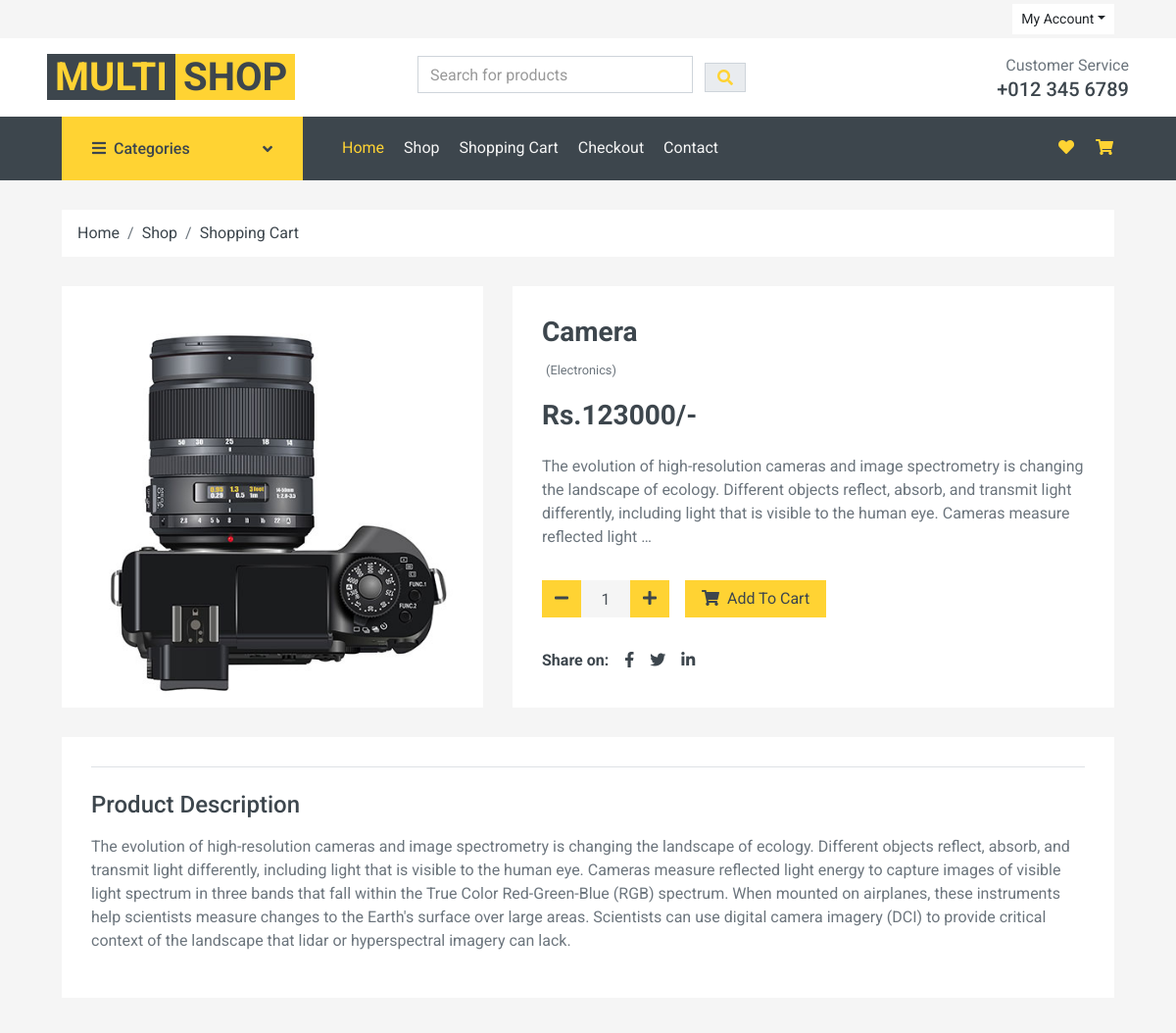
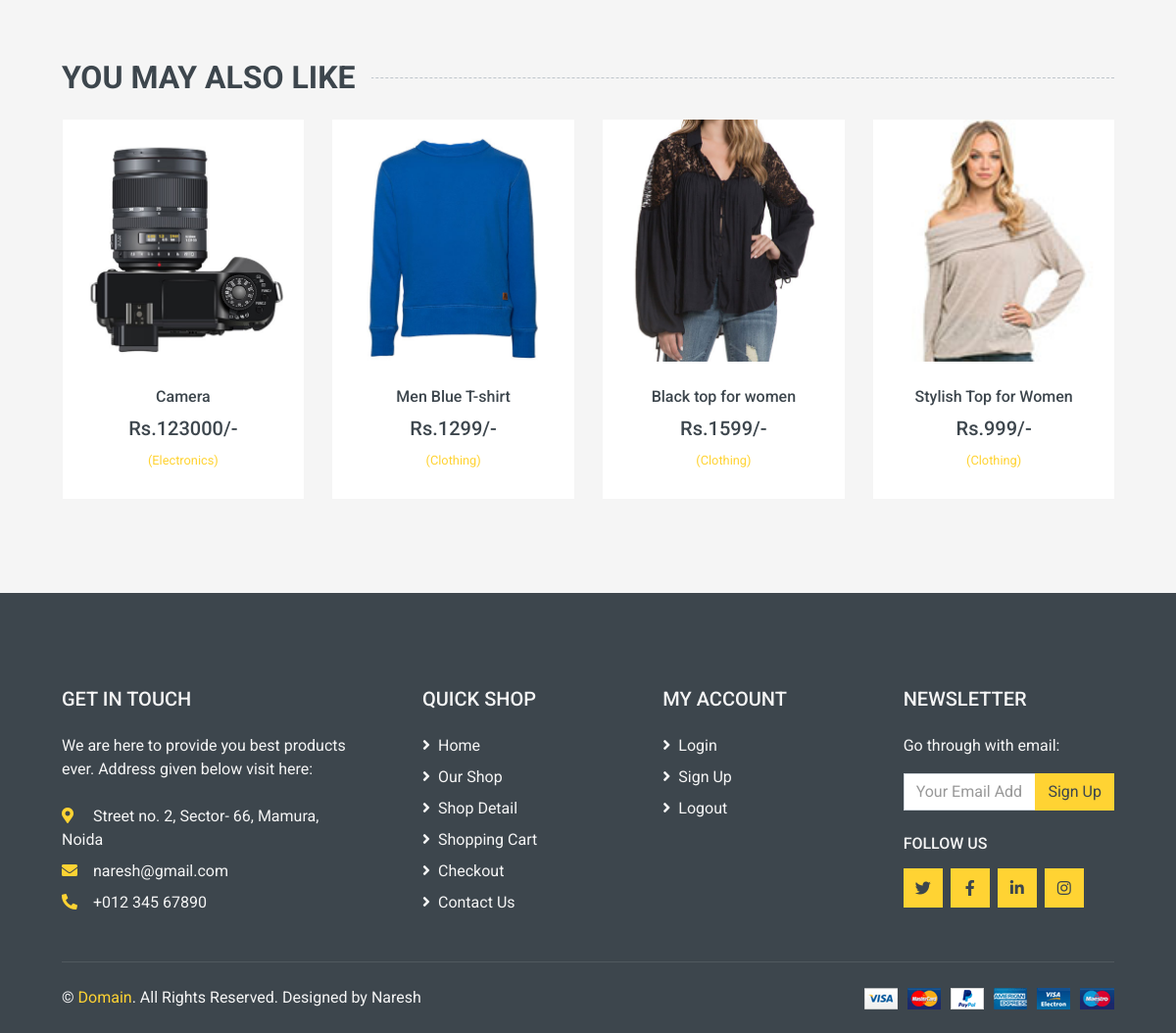
/detail/1, run on the app's committed database (2 pictures, top to bottom).
### Store_app/models.py (models this page shows, shortened)
class Product(models.Model):
    name = models.CharField(max_length=40)
    category = models.ForeignKey(
        Category, on_delete=models.SET_NULL, null=True)
    image = models.ImageField(null=True, blank=True)
    digital = models.BooleanField()
    days_to_deliver = models.IntegerField()
    price = models.IntegerField(default=0)
    description = models.TextField(null=True)
    @property
    def imageURL(self):
        url = ""
        try:
            url = self.image.url
        except:
            url = ""
        return url

class Category(models.Model):
    name = models.CharField(max_length=70)
    discount = models.IntegerField()
    image = models.ImageField(null=True, blank=True)
    def __str__(self):
        return self.name
    @property
    def cat_count(self):
        products = self.product_set.all()
        num = products.count()
        return num

### Store_app/views.py (the view)
# urls.py: path('detail/<int:pk>', views.detail, name='detail' ),
def detail(request,pk):
    product = Product.objects.get(id=pk)
    products = Product.objects.all()
    categories = Category.objects.all()
    context = {
        'product':product,
        'products':products,
        'categories':categories,
     }
    return render(request,'detail.html',context)

### templates/detail.html (shortened to what this page needs)
{% extends 'base.html' %}
{% load static %}
{% block content %}
    <div class="container-fluid pb-5">
        <div class="row px-xl-5">
            <div class="col-lg-5 mb-30">
                <div id="product-carousel" class="carousel slide" data-ride="carousel">
                    <div class="carousel-inner bg-light">
                        <div class="carousel-item active">
                            <img class="w-100 h-100" src="{{ product.imageURL }}" alt="Image">
                        </div>
                    </div>
                </div>
            </div>
            <div class="col-lg-7 h-auto mb-30">
                <div class="h-100 bg-light p-30">
                    <h3>{{ product.name }}</h3>
                    <div class="d-flex mb-3">
                        <small class="p-1">({{ product.category }})</small>
                    </div>
                    <h3 class="font-weight-semi-bold mb-4">Rs.{{ product.price }}/-</h3>
                    <p class="mb-4">{{product.description | truncatewords:35 }}</p>
                    <div class="d-flex align-items-center mb-4 pt-2">
                        <div class="input-group quantity mr-3" style="width: 130px;">
                            <div class="input-group-btn">
                                <button class="btn btn-primary btn-minus">
                                    <i class="fa fa-minus"></i>
                                </button>
                            </div>
                            <input type="text" class="form-control bg-secondary border-0 text-center" value="1">
                            <div class="input-group-btn">
                                <button class="btn btn-primary btn-plus">
                                    <i class="fa fa-plus"></i>
                                </button>
                            </div>
                        </div>
                        <button class="btn btn-primary px-3"><i class="fa fa-shopping-cart mr-1"></i> Add To
                            Cart</button>
                    </div>
                    <div class="d-flex pt-2">
                        <strong class="text-dark mr-2">Share on:</strong>
                        <div class="d-inline-flex">
                            <a class="text-dark px-2" href="https://www.facebook.com/">
                                <i class="fab fa-facebook-f"></i>
                            </a>
                            <a class="text-dark px-2" href="https://www.twitter.com/">
                                <i class="fab fa-twitter"></i>
                            </a>
                            <a class="text-dark px-2" href="https://www.linkdin.com/">
                                <i class="fab fa-linkedin-in"></i>
                            </a>
                        </div>
                    </div>
                </div>
            </div>
        </div>
        <div class="row px-xl-5">
            <div class="col">
                <div class="bg-light p-30">
                    <div class="nav nav-tabs mb-4">
                    </div>
                    <div class="tab-content">
                        <div class="tab-pane fade show active" id="tab-pane-1">
                            <h4 class="mb-3">Product Description</h4>
                            <p>{{ product.description }}</p>
                        </div>
                    </div>
                </div>
            </div>
        </div>
    </div>
    <div class="container-fluid py-5">
        <h2 class="section-title position-relative text-uppercase mx-xl-5 mb-4"><span class="bg-secondary pr-3">You May Also Like</span></h2>
        <div class="row px-xl-5">
            <div class="col">
                <div class="owl-carousel related-carousel">
                    {% for product in products %}
                    <div class="product-item bg-light">
                        <div class="product-img position-relative overflow-hidden">
                            <img class="img-fluid w-100" src="{{ product.imageURL }}" alt="">
                            <div class="product-action">
                            </div>
                        </div>
                        <div class="text-center py-4">
                            <a class="h6 text-decoration-none text-truncate" href="/detail/{{ product.id }}">{{ product.name }}</a>
                            <div class="d-flex align-items-center justify-content-center mt-2">
                                <h5>Rs.{{ product.price }}/-</h5>
                            </div>
                            <div class="d-flex align-items-center justify-content-center mb-1">
                                <a href="/shop/{{product.category.id}}"><small>({{ product.category }})</small></a>
                            </div>
                        </div>
                    </div>
                    {% endfor %}
                </div>
            </div>
        </div>
    </div>
</body>
</html>
{% endblock %}

### templates/base.html (shortened to what this page needs)
{% load static %}
<!DOCTYPE html>
<html lang="en">
<head>
</head>
<body>
    <div class="container-fluid">
        <div class="row bg-secondary py-1 px-xl-5">
            <div class="col-lg-6 d-none d-lg-block">
            </div>
            <div class="col-lg-6 text-center text-lg-right">
                <div class="d-inline-flex align-items-center">
                    <div class="btn-group ">
                        <button type="button" class="btn btn-sm btn-light dropdown-toggle" data-toggle="dropdown">My
                            Account</button>
                    </div>
                </div>
            </div>
        </div>
    </div>
    <div class="row align-items-center bg-light py-3 px-xl-5 d-none d-lg-flex">
        <div class="col-lg-4">
            <a href="/" class="text-decoration-none">
                <span class="h1 text-uppercase text-primary bg-dark px-2">Multi</span>
                <span class="h1 text-uppercase text-dark bg-primary px-2 ml-n1">Shop</span>
            </a>
        </div>
        <div class="col-lg-4 col-6 text-left">
            <form action="/shop/all" method="post">
                <div class="input-group">
                    <input type="text" class="form-control" placeholder="Search for products" name="product">
                    <div class="input-group-append">
                        <button type="submit" class="btn">
                        <span class="input-group-text  text-primary">
                            <i class="fa fa-search"></i>
                        </span>
                    </button>
                    </div>
                </div>
            </form>
        </div>
        <div class="col-lg-4 col-6 text-right">
            <p class="m-0">Customer Service</p>
            <h5 class="m-0">+012 345 6789</h5>
        </div>
    </div>
     <link href="https://cdnjs.cloudflare.com/ajax/libs/font-awesome/5.10.0/css/all.min.css" rel="stylesheet">
     <link href="{% static 'lib/animate/animate.min.css' %}" rel="stylesheet">
     <link href="{% static 'lib/owlcarousel/assets/owl.carousel.min.css' %}" rel="stylesheet">
     <link href="{% static 'css/style.css' %}" rel="stylesheet">
 </head>
 <body>
     <div class="container-fluid bg-dark mb-30">
         <div class="row px-xl-5">
             <div class="col-lg-3 d-none d-lg-block">
                 <a class="btn d-flex align-items-center justify-content-between bg-primary w-100" data-toggle="collapse" href="#navbar-vertical" style="height: 65px; padding: 0 30px;">
                     <h6 class="text-dark m-0"><i class="fa fa-bars mr-2"></i>Categories</h6>
                     <i class="fa fa-angle-down text-dark"></i>
                 </a>
             </div>
             <div class="col-lg-9">
                 <nav class="navbar navbar-expand-lg bg-dark navbar-dark py-3 py-lg-0 px-0">
                     <div class="collapse navbar-collapse justify-content-between" id="navbarCollapse">
                         <div class="navbar-nav mr-auto py-0">
                             <a href="/" class="nav-item nav-link active">Home</a>
                             <a href="/shop/all?page=1" class="nav-item nav-link">Shop</a>
                             <a href="/cart" class="nav-item nav-link">Shopping Cart</a>
                             <a href="/checkout" class="nav-item nav-link">Checkout</a>
                             <a href="/contact" class="nav-item nav-link">Contact</a>
                         </div>
                         <div class="navbar-nav ml-auto py-0 d-none d-lg-block">
                             <a href="/view_wishlist" class="btn px-0">
                                 <i class="fas fa-heart text-primary"></i>
                             </a>
                             <a href="/cart" class="btn px-0 ml-3">
                                 <i class="fas fa-shopping-cart text-primary"></i>
                             </a>
                         </div>
                     </div>
                 </nav>
             </div>
         </div>
     </div>
    <div class="container-fluid">
        <div class="row px-xl-5">
            <div class="col-12">
                <nav class="breadcrumb bg-light mb-30">
                    <a class="breadcrumb-item text-dark" href="/">Home</a>
                    <a class="breadcrumb-item text-dark" href="/shop">Shop</a>
                    <a class="breadcrumb-item text-dark" href="/cart">Shopping Cart</a>
                </nav>
            </div>
        </div>
    </div>
    {% block content %}
    {% endblock %}
    <div class="container-fluid bg-dark text-secondary mt-5 pt-5">
        <div class="row px-xl-5 pt-5">
            <div class="col-lg-4 col-md-12 mb-5 pr-3 pr-xl-5">
                <h5 class="text-secondary text-uppercase mb-4">Get In Touch</h5>
                <p class="mb-4">We are here to provide you best products ever. Address given below visit here:</p>
                <p class="mb-2"><i class="fa fa-map-marker-alt text-primary mr-3"></i> Street no. 2, Sector- 66, Mamura, Noida</p>
                <p class="mb-2"><i class="fa fa-envelope text-primary mr-3"></i>naresh@gmail.com</p>
                <p class="mb-0"><i class="fa fa-phone-alt text-primary mr-3"></i>+012 345 67890</p>
            </div>
            <div class="col-lg-8 col-md-12">
                <div class="row">
                    <div class="col-md-4 mb-5">
                        <h5 class="text-secondary text-uppercase mb-4">Quick Shop</h5>
                        <div class="d-flex flex-column justify-content-start">
                            <a class="text-secondary mb-2" href="/"><i class="fa fa-angle-right mr-2"></i>Home</a>
                            <a class="text-secondary mb-2" href="/shop"><i class="fa fa-angle-right mr-2"></i>Our
                                Shop</a>
                            <a class="text-secondary mb-2" href="/detail"><i class="fa fa-angle-right mr-2"></i>Shop
                                Detail</a>
                            <a class="text-secondary mb-2" href="/cart"><i class="fa fa-angle-right mr-2"></i>Shopping
                                Cart</a>
                            <a class="text-secondary mb-2" href="/checkout"><i
                                    class="fa fa-angle-right mr-2"></i>Checkout</a>
                            <a class="text-secondary" href="/contact"><i class="fa fa-angle-right mr-2"></i>Contact
                                Us</a>
                        </div>
                    </div>
                    <div class="col-md-4 mb-5">
                        <h5 class="text-secondary text-uppercase mb-4">My Account</h5>
                        <div class="d-flex flex-column justify-content-start">
                            <a class="text-secondary mb-2" href="/login"><i class="fa fa-angle-right mr-2"></i>Login</a>
                            <a class="text-secondary mb-2" href="/signup"><i class="fa fa-angle-right mr-2"></i>Sign Up</a>
                            <a class="text-secondary mb-2" href="/logout"><i class="fa fa-angle-right mr-2"></i>Logout</a>
                        </div>
                    </div>
                    <div class="col-md-4 mb-5">
                        <h5 class="text-secondary text-uppercase mb-4">Newsletter</h5>
                        <p>Go through with email:</p>
                        <form action="">
                            <div class="input-group">
                                <input type="text" class="form-control" placeholder="Your Email Address">
                                <div class="input-group-append">
                                    <button class="btn btn-primary">Sign Up</button>
                                </div>
                            </div>
                        </form>
                        <h6 class="text-secondary text-uppercase mt-4 mb-3">Follow Us</h6>
                        <div class="d-flex">
                            <a class="btn btn-primary btn-square mr-2" href="#"><i class="fab fa-twitter"></i></a>
                            <a class="btn btn-primary btn-square mr-2" href="#"><i class="fab fa-facebook-f"></i></a>
                            <a class="btn btn-primary btn-square mr-2" href="#"><i class="fab fa-linkedin-in"></i></a>
                            <a class="btn btn-primary btn-square" href="#"><i class="fab fa-instagram"></i></a>
                        </div>
                    </div>
                </div>
            </div>
        </div>
        <div class="row border-top mx-xl-5 py-4" style="border-color: rgba(256, 256, 256, .1) !important;">
            <div class="col-md-6 px-xl-0">
                <p class="mb-md-0 text-center text-md-left text-secondary">
                    &copy; <a class="text-primary" href="#">Domain</a>. All Rights Reserved. Designed
                    by Naresh
            </div>
            <div class="col-md-6 px-xl-0 text-center text-md-right">
                <img class="img-fluid" src="{% static 'img/payments.png' %}" alt="">
            </div>
        </div>
    </div>
</body>
</html>

### data on the page
Product: imageURL (picture), name "Camera", category "Electronics", price "123000", description "The evolution of high-resolution cameras and image spectrometry is changing the landscape of ecology. Different objects reflect, absorb, and transmit light differently, including light that is visible to the human eye. Cameras measure reflected light …", description "The evolution of high-resolution cameras and image spectrometry is changing the landscape of ecology. Different objects reflect, absorb, and transmit light differently, including light that is visible to the human eye. Cameras measure reflected light energy to capture images of visible light spectrum in three bands that fall within the True Color Red-Green-Blue (RGB) spectrum. When mounted on airplanes, these instruments help scientists measure changes to the Earth's surface over large areas. Scientists can use digital camera imagery (DCI) to provide critical context of the landscape that lidar or hyperspectral imagery can lack."
Product: imageURL (picture), name "Men Blue T-shirt", price "1299", category "Clothing"
Product: imageURL (picture), name "Black top for women", price "1599", category "Clothing"
Product: imageURL (picture), name "Stylish Top for Women", price "999", category "Clothing"
